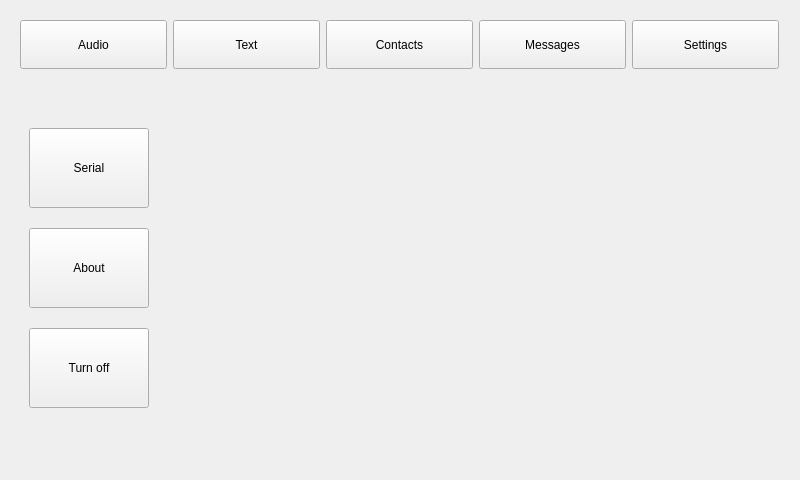
<?xml version="1.0" encoding="UTF-8"?>
<ui version="4.0">
 <class>MainWindow</class>
 <widget class="QMainWindow" name="MainWindow">
  <property name="geometry">
   <rect>
    <x>0</x>
    <y>0</y>
    <width>800</width>
    <height>480</height>
   </rect>
  </property>
  <property name="sizePolicy">
   <sizepolicy hsizetype="Fixed" vsizetype="Fixed">
    <horstretch>0</horstretch>
    <verstretch>0</verstretch>
   </sizepolicy>
  </property>
  <property name="windowTitle">
   <string>MainWindow</string>
  </property>
  <widget class="QWidget" name="centralWidget">
   <widget class="QStackedWidget" name="mainStackedWidget">
    <property name="geometry">
     <rect>
      <x>9</x>
      <y>88</y>
      <width>782</width>
      <height>361</height>
     </rect>
    </property>
    <property name="sizePolicy">
     <sizepolicy hsizetype="Preferred" vsizetype="Preferred">
      <horstretch>0</horstretch>
      <verstretch>0</verstretch>
     </sizepolicy>
    </property>
    <property name="currentIndex">
     <number>2</number>
    </property>
    <widget class="QWidget" name="audioPage">
     <widget class="QWidget" name="layoutWidget00">
      <property name="geometry">
       <rect>
        <x>0</x>
        <y>50</y>
        <width>781</width>
        <height>261</height>
       </rect>
      </property>
      <layout class="QGridLayout" name="audGLayout">
       <item row="0" column="0">
        <widget class="QPushButton" name="audRecordButn">
         <property name="sizePolicy">
          <sizepolicy hsizetype="Preferred" vsizetype="Expanding">
           <horstretch>0</horstretch>
           <verstretch>0</verstretch>
          </sizepolicy>
         </property>
         <property name="text">
          <string>Record</string>
         </property>
        </widget>
       </item>
       <item row="0" column="1">
        <widget class="QPushButton" name="audPlayButn">
         <property name="sizePolicy">
          <sizepolicy hsizetype="Preferred" vsizetype="Expanding">
           <horstretch>0</horstretch>
           <verstretch>0</verstretch>
          </sizepolicy>
         </property>
         <property name="text">
          <string>Play</string>
         </property>
        </widget>
       </item>
       <item row="0" column="2">
        <widget class="QPushButton" name="audPauseButn">
         <property name="sizePolicy">
          <sizepolicy hsizetype="Preferred" vsizetype="Expanding">
           <horstretch>0</horstretch>
           <verstretch>0</verstretch>
          </sizepolicy>
         </property>
         <property name="text">
          <string>Pause</string>
         </property>
        </widget>
       </item>
       <item row="1" column="0">
        <widget class="QLabel" name="audLevelLabel">
         <property name="sizePolicy">
          <sizepolicy hsizetype="Preferred" vsizetype="Expanding">
           <horstretch>0</horstretch>
           <verstretch>0</verstretch>
          </sizepolicy>
         </property>
         <property name="text">
          <string>Audio Level:</string>
         </property>
         <property name="alignment">
          <set>Qt::AlignCenter</set>
         </property>
        </widget>
       </item>
       <item row="1" column="1" colspan="2">
        <layout class="QHBoxLayout" name="audLevelHLayout"/>
       </item>
      </layout>
     </widget>
     <widget class="QCheckBox" name="audSourceCBox">
      <property name="geometry">
       <rect>
        <x>310</x>
        <y>10</y>
        <width>150</width>
        <height>30</height>
       </rect>
      </property>
      <property name="text">
       <string>Received Audio</string>
      </property>
     </widget>
    </widget>
    <widget class="QWidget" name="contactPage">
     <widget class="QStackedWidget" name="cntStackedWidget">
      <property name="geometry">
       <rect>
        <x>150</x>
        <y>10</y>
        <width>621</width>
        <height>341</height>
       </rect>
      </property>
      <property name="currentIndex">
       <number>0</number>
      </property>
      <widget class="QWidget" name="cntReceivePage">
       <widget class="QWidget" name="layoutWidget01">
        <property name="geometry">
         <rect>
          <x>40</x>
          <y>10</y>
          <width>541</width>
          <height>221</height>
         </rect>
        </property>
        <layout class="QGridLayout" name="cntContactGLayout">
         <item row="1" column="0" colspan="2">
          <layout class="QGridLayout" name="cntNameGLayout">
           <item row="0" column="0" rowspan="2">
            <widget class="QLabel" name="cntNameLabel">
             <property name="text">
              <string>Name:      </string>
             </property>
            </widget>
           </item>
           <item row="0" column="1">
            <widget class="QLineEdit" name="cntNameLEdit">
             <property name="sizePolicy">
              <sizepolicy hsizetype="Expanding" vsizetype="Expanding">
               <horstretch>0</horstretch>
               <verstretch>0</verstretch>
              </sizepolicy>
             </property>
            </widget>
           </item>
           <item row="1" column="1">
            <widget class="QComboBox" name="cntNameCbBox">
             <property name="sizePolicy">
              <sizepolicy hsizetype="Expanding" vsizetype="Expanding">
               <horstretch>0</horstretch>
               <verstretch>0</verstretch>
              </sizepolicy>
             </property>
            </widget>
           </item>
          </layout>
         </item>
         <item row="2" column="0" colspan="2">
          <widget class="QLabel" name="cntRecResultLabel">
           <property name="sizePolicy">
            <sizepolicy hsizetype="Preferred" vsizetype="Expanding">
             <horstretch>0</horstretch>
             <verstretch>0</verstretch>
            </sizepolicy>
           </property>
           <property name="text">
            <string/>
           </property>
          </widget>
         </item>
         <item row="0" column="0" colspan="2">
          <layout class="QGridLayout" name="cntGroupGLayout">
           <item row="0" column="0" rowspan="2">
            <widget class="QLabel" name="cntGroupLabel">
             <property name="sizePolicy">
              <sizepolicy hsizetype="Preferred" vsizetype="Preferred">
               <horstretch>0</horstretch>
               <verstretch>0</verstretch>
              </sizepolicy>
             </property>
             <property name="text">
              <string>Group:     </string>
             </property>
            </widget>
           </item>
           <item row="0" column="1">
            <widget class="QLineEdit" name="cntGroupLEdit">
             <property name="sizePolicy">
              <sizepolicy hsizetype="Expanding" vsizetype="Expanding">
               <horstretch>0</horstretch>
               <verstretch>0</verstretch>
              </sizepolicy>
             </property>
            </widget>
           </item>
           <item row="1" column="1">
            <widget class="QComboBox" name="cntGroupCbBox">
             <property name="sizePolicy">
              <sizepolicy hsizetype="Expanding" vsizetype="Expanding">
               <horstretch>0</horstretch>
               <verstretch>0</verstretch>
              </sizepolicy>
             </property>
            </widget>
           </item>
          </layout>
         </item>
        </layout>
       </widget>
       <widget class="QWidget" name="layoutWidget02">
        <property name="geometry">
         <rect>
          <x>141</x>
          <y>239</y>
          <width>441</width>
          <height>41</height>
         </rect>
        </property>
        <layout class="QHBoxLayout" name="cntRecProgressHLayout"/>
       </widget>
       <widget class="QLabel" name="cntRecProgressLabel">
        <property name="geometry">
         <rect>
          <x>40</x>
          <y>240</y>
          <width>91</width>
          <height>41</height>
         </rect>
        </property>
        <property name="sizePolicy">
         <sizepolicy hsizetype="Preferred" vsizetype="Expanding">
          <horstretch>0</horstretch>
          <verstretch>0</verstretch>
         </sizepolicy>
        </property>
        <property name="text">
         <string>Progress:</string>
        </property>
       </widget>
       <widget class="QWidget" name="layoutWidget03">
        <property name="geometry">
         <rect>
          <x>40</x>
          <y>290</y>
          <width>541</width>
          <height>41</height>
         </rect>
        </property>
        <layout class="QHBoxLayout" name="cntButnHLayout">
         <item>
          <widget class="QPushButton" name="cntDeleteButn">
           <property name="sizePolicy">
            <sizepolicy hsizetype="Minimum" vsizetype="Minimum">
             <horstretch>0</horstretch>
             <verstretch>0</verstretch>
            </sizepolicy>
           </property>
           <property name="text">
            <string>Delete</string>
           </property>
          </widget>
         </item>
         <item>
          <widget class="QPushButton" name="cntCancelButn">
           <property name="sizePolicy">
            <sizepolicy hsizetype="Minimum" vsizetype="Minimum">
             <horstretch>0</horstretch>
             <verstretch>0</verstretch>
            </sizepolicy>
           </property>
           <property name="text">
            <string>Cancel</string>
           </property>
          </widget>
         </item>
         <item>
          <widget class="QPushButton" name="cntAcceptButn">
           <property name="sizePolicy">
            <sizepolicy hsizetype="Minimum" vsizetype="Minimum">
             <horstretch>0</horstretch>
             <verstretch>0</verstretch>
            </sizepolicy>
           </property>
           <property name="text">
            <string>Accept</string>
           </property>
          </widget>
         </item>
        </layout>
       </widget>
      </widget>
      <widget class="QWidget" name="cntSendPage">
       <widget class="QWidget" name="layoutWidget06_2">
        <property name="geometry">
         <rect>
          <x>130</x>
          <y>140</y>
          <width>441</width>
          <height>41</height>
         </rect>
        </property>
        <layout class="QHBoxLayout" name="cntSendProgressHLayout"/>
       </widget>
       <widget class="QLabel" name="cntSendProgressLabel">
        <property name="geometry">
         <rect>
          <x>29</x>
          <y>141</y>
          <width>91</width>
          <height>41</height>
         </rect>
        </property>
        <property name="sizePolicy">
         <sizepolicy hsizetype="Preferred" vsizetype="Expanding">
          <horstretch>0</horstretch>
          <verstretch>0</verstretch>
         </sizepolicy>
        </property>
        <property name="text">
         <string>Progress:</string>
        </property>
       </widget>
       <widget class="QLabel" name="cntSendResultLabel">
        <property name="geometry">
         <rect>
          <x>40</x>
          <y>65</y>
          <width>539</width>
          <height>69</height>
         </rect>
        </property>
        <property name="sizePolicy">
         <sizepolicy hsizetype="Preferred" vsizetype="Expanding">
          <horstretch>0</horstretch>
          <verstretch>0</verstretch>
         </sizepolicy>
        </property>
        <property name="text">
         <string/>
        </property>
       </widget>
      </widget>
     </widget>
     <widget class="QPushButton" name="cntReceiveButn">
      <property name="geometry">
       <rect>
        <x>20</x>
        <y>40</y>
        <width>120</width>
        <height>120</height>
       </rect>
      </property>
      <property name="text">
       <string>Receive</string>
      </property>
     </widget>
     <widget class="QPushButton" name="cntSendButn">
      <property name="geometry">
       <rect>
        <x>20</x>
        <y>200</y>
        <width>120</width>
        <height>120</height>
       </rect>
      </property>
      <property name="text">
       <string>Send</string>
      </property>
     </widget>
    </widget>
    <widget class="QWidget" name="settingPage">
     <widget class="QStackedWidget" name="setStackedWidget">
      <property name="geometry">
       <rect>
        <x>150</x>
        <y>10</y>
        <width>621</width>
        <height>341</height>
       </rect>
      </property>
      <property name="currentIndex">
       <number>1</number>
      </property>
      <widget class="QWidget" name="setSerialPage">
       <widget class="QGroupBox" name="setParametersBox">
        <property name="geometry">
         <rect>
          <x>130</x>
          <y>20</y>
          <width>361</width>
          <height>261</height>
         </rect>
        </property>
        <property name="title">
         <string>Select Parameters</string>
        </property>
        <layout class="QGridLayout" name="gridLayout_2">
         <item row="5" column="1">
          <widget class="QComboBox" name="setFlowControlCbBox">
           <property name="sizePolicy">
            <sizepolicy hsizetype="Preferred" vsizetype="Minimum">
             <horstretch>0</horstretch>
             <verstretch>0</verstretch>
            </sizepolicy>
           </property>
          </widget>
         </item>
         <item row="3" column="1">
          <widget class="QComboBox" name="setParityCbBox">
           <property name="sizePolicy">
            <sizepolicy hsizetype="Preferred" vsizetype="Minimum">
             <horstretch>0</horstretch>
             <verstretch>0</verstretch>
            </sizepolicy>
           </property>
          </widget>
         </item>
         <item row="4" column="1">
          <widget class="QComboBox" name="setStopBitsCbBox">
           <property name="sizePolicy">
            <sizepolicy hsizetype="Preferred" vsizetype="Minimum">
             <horstretch>0</horstretch>
             <verstretch>0</verstretch>
            </sizepolicy>
           </property>
          </widget>
         </item>
         <item row="2" column="1">
          <widget class="QComboBox" name="setDataBitsCbBox">
           <property name="sizePolicy">
            <sizepolicy hsizetype="Preferred" vsizetype="Minimum">
             <horstretch>0</horstretch>
             <verstretch>0</verstretch>
            </sizepolicy>
           </property>
          </widget>
         </item>
         <item row="4" column="0">
          <widget class="QLabel" name="setStopBitsLabel">
           <property name="text">
            <string>Stop bits:</string>
           </property>
          </widget>
         </item>
         <item row="5" column="0">
          <widget class="QLabel" name="setFlowControlLabel">
           <property name="text">
            <string>Flow control:</string>
           </property>
          </widget>
         </item>
         <item row="3" column="0">
          <widget class="QLabel" name="setParityLabel">
           <property name="text">
            <string>Parity:</string>
           </property>
          </widget>
         </item>
         <item row="1" column="0">
          <widget class="QLabel" name="setBaudRateLabel">
           <property name="text">
            <string>Baud Rate:</string>
           </property>
          </widget>
         </item>
         <item row="2" column="0">
          <widget class="QLabel" name="setDataBitsLabel">
           <property name="text">
            <string>Data bits:</string>
           </property>
          </widget>
         </item>
         <item row="1" column="1">
          <widget class="QComboBox" name="setBaudRateCbBox">
           <property name="sizePolicy">
            <sizepolicy hsizetype="Preferred" vsizetype="Minimum">
             <horstretch>0</horstretch>
             <verstretch>0</verstretch>
            </sizepolicy>
           </property>
          </widget>
         </item>
         <item row="0" column="1">
          <widget class="QComboBox" name="setSerialPortInfoLBox">
           <property name="sizePolicy">
            <sizepolicy hsizetype="Preferred" vsizetype="Minimum">
             <horstretch>0</horstretch>
             <verstretch>0</verstretch>
            </sizepolicy>
           </property>
          </widget>
         </item>
         <item row="0" column="0">
          <widget class="QLabel" name="setSerialPortLabel">
           <property name="text">
            <string>Serial Port:</string>
           </property>
          </widget>
         </item>
        </layout>
       </widget>
       <widget class="QPushButton" name="setApplyButn">
        <property name="geometry">
         <rect>
          <x>405</x>
          <y>291</y>
          <width>176</width>
          <height>39</height>
         </rect>
        </property>
        <property name="text">
         <string>Apply</string>
        </property>
       </widget>
      </widget>
      <widget class="QWidget" name="setAboutPage">
       <widget class="QLabel" name="pictureLabel">
        <property name="geometry">
         <rect>
          <x>0</x>
          <y>0</y>
          <width>621</width>
          <height>341</height>
         </rect>
        </property>
        <property name="text">
         <string/>
        </property>
       </widget>
      </widget>
     </widget>
     <widget class="QPushButton" name="setSerialButn">
      <property name="geometry">
       <rect>
        <x>20</x>
        <y>40</y>
        <width>120</width>
        <height>80</height>
       </rect>
      </property>
      <property name="text">
       <string>Serial</string>
      </property>
     </widget>
     <widget class="QPushButton" name="setOffButn">
      <property name="geometry">
       <rect>
        <x>20</x>
        <y>240</y>
        <width>120</width>
        <height>80</height>
       </rect>
      </property>
      <property name="text">
       <string>Turn off</string>
      </property>
     </widget>
     <widget class="QPushButton" name="setAboutButn">
      <property name="geometry">
       <rect>
        <x>20</x>
        <y>140</y>
        <width>120</width>
        <height>80</height>
       </rect>
      </property>
      <property name="text">
       <string>About</string>
      </property>
     </widget>
    </widget>
    <widget class="QWidget" name="messagePage">
     <widget class="QStackedWidget" name="msgStackedWidget">
      <property name="geometry">
       <rect>
        <x>150</x>
        <y>10</y>
        <width>621</width>
        <height>341</height>
       </rect>
      </property>
      <property name="currentIndex">
       <number>0</number>
      </property>
      <widget class="QWidget" name="msgSendPage">
       <widget class="QWidget" name="layoutWidget04">
        <property name="geometry">
         <rect>
          <x>40</x>
          <y>10</y>
          <width>541</width>
          <height>101</height>
         </rect>
        </property>
        <layout class="QGridLayout" name="msgContactGLayout">
         <item row="1" column="0" colspan="2">
          <layout class="QGridLayout" name="msgNameGLayout">
           <item row="0" column="0" rowspan="2">
            <widget class="QLabel" name="msgNameLabel">
             <property name="text">
              <string>Name:      </string>
             </property>
            </widget>
           </item>
           <item row="1" column="1">
            <widget class="QComboBox" name="msgNameCbBox">
             <property name="sizePolicy">
              <sizepolicy hsizetype="Expanding" vsizetype="Expanding">
               <horstretch>0</horstretch>
               <verstretch>0</verstretch>
              </sizepolicy>
             </property>
            </widget>
           </item>
          </layout>
         </item>
         <item row="0" column="0" colspan="2">
          <layout class="QGridLayout" name="msgGroupGLayout">
           <item row="0" column="0" rowspan="2">
            <widget class="QLabel" name="msgGroupLabel">
             <property name="sizePolicy">
              <sizepolicy hsizetype="Preferred" vsizetype="Preferred">
               <horstretch>0</horstretch>
               <verstretch>0</verstretch>
              </sizepolicy>
             </property>
             <property name="text">
              <string>Group:     </string>
             </property>
            </widget>
           </item>
           <item row="1" column="1">
            <widget class="QComboBox" name="msgGroupCbBox">
             <property name="sizePolicy">
              <sizepolicy hsizetype="Expanding" vsizetype="Expanding">
               <horstretch>0</horstretch>
               <verstretch>0</verstretch>
              </sizepolicy>
             </property>
            </widget>
           </item>
          </layout>
         </item>
        </layout>
       </widget>
       <widget class="QLabel" name="msgSendResultLabel">
        <property name="geometry">
         <rect>
          <x>40</x>
          <y>160</y>
          <width>539</width>
          <height>69</height>
         </rect>
        </property>
        <property name="sizePolicy">
         <sizepolicy hsizetype="Preferred" vsizetype="Expanding">
          <horstretch>0</horstretch>
          <verstretch>0</verstretch>
         </sizepolicy>
        </property>
        <property name="text">
         <string/>
        </property>
       </widget>
       <widget class="QWidget" name="layoutWidget02_2">
        <property name="geometry">
         <rect>
          <x>141</x>
          <y>239</y>
          <width>441</width>
          <height>41</height>
         </rect>
        </property>
        <layout class="QHBoxLayout" name="msgSendProgressHLayout"/>
       </widget>
       <widget class="QLabel" name="msgSendProgressLabel">
        <property name="geometry">
         <rect>
          <x>40</x>
          <y>240</y>
          <width>91</width>
          <height>41</height>
         </rect>
        </property>
        <property name="sizePolicy">
         <sizepolicy hsizetype="Preferred" vsizetype="Expanding">
          <horstretch>0</horstretch>
          <verstretch>0</verstretch>
         </sizepolicy>
        </property>
        <property name="text">
         <string>Progress:</string>
        </property>
       </widget>
       <widget class="QPushButton" name="msgTransmitButn">
        <property name="geometry">
         <rect>
          <x>405</x>
          <y>291</y>
          <width>176</width>
          <height>39</height>
         </rect>
        </property>
        <property name="sizePolicy">
         <sizepolicy hsizetype="Expanding" vsizetype="Minimum">
          <horstretch>0</horstretch>
          <verstretch>0</verstretch>
         </sizepolicy>
        </property>
        <property name="text">
         <string>Transmit</string>
        </property>
       </widget>
      </widget>
      <widget class="QWidget" name="msgReceivePage">
       <widget class="QLabel" name="msgRecProgressLabel">
        <property name="geometry">
         <rect>
          <x>29</x>
          <y>141</y>
          <width>91</width>
          <height>41</height>
         </rect>
        </property>
        <property name="sizePolicy">
         <sizepolicy hsizetype="Preferred" vsizetype="Expanding">
          <horstretch>0</horstretch>
          <verstretch>0</verstretch>
         </sizepolicy>
        </property>
        <property name="text">
         <string>Progress:</string>
        </property>
       </widget>
       <widget class="QWidget" name="layoutWidget06">
        <property name="geometry">
         <rect>
          <x>130</x>
          <y>140</y>
          <width>441</width>
          <height>41</height>
         </rect>
        </property>
        <layout class="QHBoxLayout" name="msgRecProgressHLayout"/>
       </widget>
       <widget class="QLabel" name="msgRecResultLabel">
        <property name="geometry">
         <rect>
          <x>40</x>
          <y>65</y>
          <width>539</width>
          <height>69</height>
         </rect>
        </property>
        <property name="sizePolicy">
         <sizepolicy hsizetype="Preferred" vsizetype="Expanding">
          <horstretch>0</horstretch>
          <verstretch>0</verstretch>
         </sizepolicy>
        </property>
        <property name="text">
         <string/>
        </property>
       </widget>
      </widget>
     </widget>
     <widget class="QPushButton" name="msgSendButn">
      <property name="geometry">
       <rect>
        <x>20</x>
        <y>200</y>
        <width>120</width>
        <height>120</height>
       </rect>
      </property>
      <property name="text">
       <string>Send</string>
      </property>
     </widget>
     <widget class="QPushButton" name="msgReceiveButn">
      <property name="geometry">
       <rect>
        <x>20</x>
        <y>40</y>
        <width>120</width>
        <height>120</height>
       </rect>
      </property>
      <property name="text">
       <string>Receive</string>
      </property>
     </widget>
    </widget>
   </widget>
   <widget class="QWidget" name="layoutWidget07">
    <property name="geometry">
     <rect>
      <x>9</x>
      <y>9</y>
      <width>781</width>
      <height>71</height>
     </rect>
    </property>
    <layout class="QHBoxLayout" name="selectionHLayout">
     <item>
      <widget class="QPushButton" name="selAudioButn">
       <property name="sizePolicy">
        <sizepolicy hsizetype="Minimum" vsizetype="Minimum">
         <horstretch>0</horstretch>
         <verstretch>0</verstretch>
        </sizepolicy>
       </property>
       <property name="text">
        <string>Audio</string>
       </property>
      </widget>
     </item>
     <item>
      <widget class="QPushButton" name="selTextButn">
       <property name="sizePolicy">
        <sizepolicy hsizetype="Minimum" vsizetype="Minimum">
         <horstretch>0</horstretch>
         <verstretch>0</verstretch>
        </sizepolicy>
       </property>
       <property name="text">
        <string>Text</string>
       </property>
      </widget>
     </item>
     <item>
      <widget class="QPushButton" name="selContactsButn">
       <property name="sizePolicy">
        <sizepolicy hsizetype="Minimum" vsizetype="Minimum">
         <horstretch>0</horstretch>
         <verstretch>0</verstretch>
        </sizepolicy>
       </property>
       <property name="text">
        <string>Contacts</string>
       </property>
      </widget>
     </item>
     <item>
      <widget class="QPushButton" name="selMessagesButn">
       <property name="sizePolicy">
        <sizepolicy hsizetype="Minimum" vsizetype="Minimum">
         <horstretch>0</horstretch>
         <verstretch>0</verstretch>
        </sizepolicy>
       </property>
       <property name="text">
        <string>Messages</string>
       </property>
      </widget>
     </item>
     <item>
      <widget class="QPushButton" name="selSettingsButn">
       <property name="sizePolicy">
        <sizepolicy hsizetype="Minimum" vsizetype="Minimum">
         <horstretch>0</horstretch>
         <verstretch>0</verstretch>
        </sizepolicy>
       </property>
       <property name="text">
        <string>Settings</string>
       </property>
      </widget>
     </item>
    </layout>
   </widget>
   <widget class="QLabel" name="messageLabel">
    <property name="geometry">
     <rect>
      <x>30</x>
      <y>450</y>
      <width>730</width>
      <height>25</height>
     </rect>
    </property>
    <property name="text">
     <string/>
    </property>
   </widget>
  </widget>
 </widget>
 <layoutdefault spacing="6" margin="11"/>
 <resources/>
 <connections/>
</ui>
